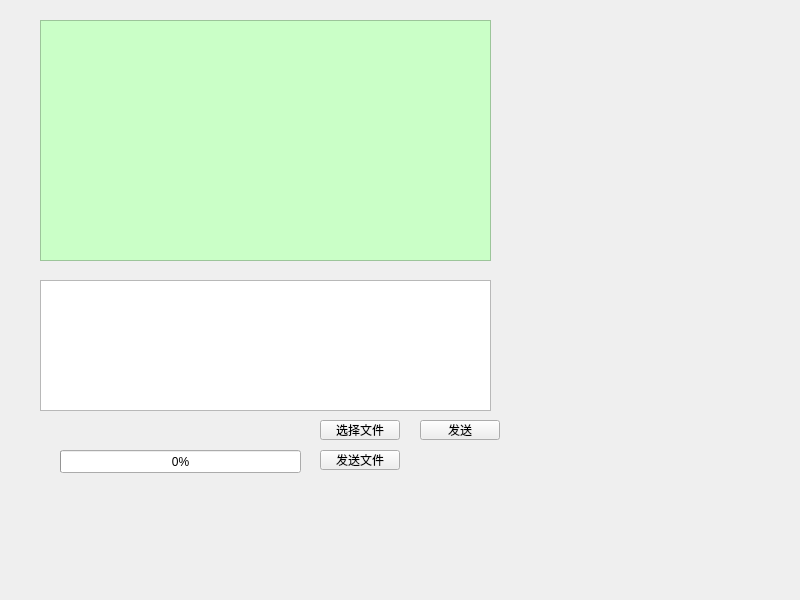
<?xml version="1.0" encoding="UTF-8"?>
<ui version="4.0">
 <class>Widget</class>
 <widget class="QWidget" name="Widget">
  <property name="geometry">
   <rect>
    <x>0</x>
    <y>0</y>
    <width>800</width>
    <height>600</height>
   </rect>
  </property>
  <property name="windowTitle">
   <string>Widget</string>
  </property>
  <widget class="QPushButton" name="sendpushButton">
   <property name="geometry">
    <rect>
     <x>420</x>
     <y>420</y>
     <width>80</width>
     <height>20</height>
    </rect>
   </property>
   <property name="text">
    <string>发送</string>
   </property>
  </widget>
  <widget class="QTextEdit" name="sendtextEdit">
   <property name="geometry">
    <rect>
     <x>40</x>
     <y>280</y>
     <width>451</width>
     <height>131</height>
    </rect>
   </property>
  </widget>
  <widget class="QTextEdit" name="messagetextEdit">
   <property name="geometry">
    <rect>
     <x>40</x>
     <y>20</y>
     <width>451</width>
     <height>241</height>
    </rect>
   </property>
   <property name="styleSheet">
    <string notr="true">background-color: rgb(202, 255, 199);</string>
   </property>
   <property name="readOnly">
    <bool>true</bool>
   </property>
  </widget>
  <widget class="QPushButton" name="selectpushButton">
   <property name="geometry">
    <rect>
     <x>320</x>
     <y>420</y>
     <width>80</width>
     <height>20</height>
    </rect>
   </property>
   <property name="text">
    <string>选择文件</string>
   </property>
  </widget>
  <widget class="QPushButton" name="sendfilepushButton">
   <property name="geometry">
    <rect>
     <x>320</x>
     <y>450</y>
     <width>80</width>
     <height>20</height>
    </rect>
   </property>
   <property name="text">
    <string>发送文件</string>
   </property>
  </widget>
  <widget class="QProgressBar" name="sendprogressBar">
   <property name="geometry">
    <rect>
     <x>60</x>
     <y>450</y>
     <width>241</width>
     <height>23</height>
    </rect>
   </property>
   <property name="value">
    <number>0</number>
   </property>
  </widget>
 </widget>
 <resources/>
 <connections/>
</ui>
